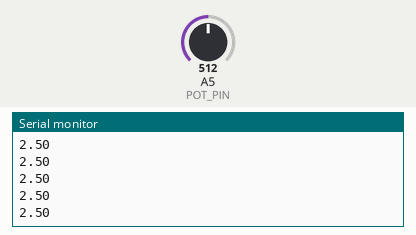
Recording of a sketch running on a simulated Arduino Uno, built with avr-gcc and run on an emulated ATmega328P. On the bench: the last lines printed to the serial monitor. The test bench sets the inputs (shaded band); at power-on: A5 (POT_PIN) = 512.

Above: at 1.2 s.
1.3 s: A5 (POT_PIN) set to 716
At 2.3 s:
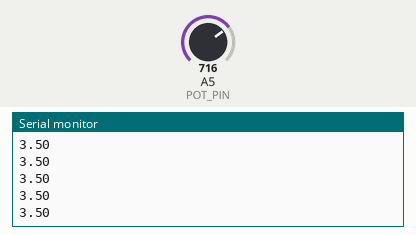
2.8 s: A5 (POT_PIN) set to 900
At 3.5 s:
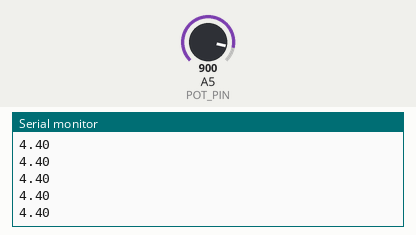
Timing chart, 0 to 5.8 s (numbered marks = the images above; inputs shaded):
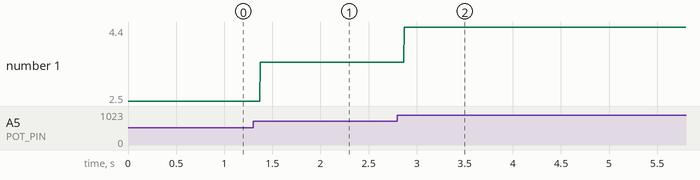

The sketch:

send-voltage-via-serial.ino
```cpp
const int POT_PIN = 5;
const float MAX_VCC = 5.0;
const float MAX_POT_VALUE = 1023.0;
float voltage = 0.0;

void setup() {
  Serial.begin(9600);
}

void loop() {
  voltage = MAX_VCC * (analogRead(POT_PIN) / MAX_POT_VALUE);
  Serial.println(voltage);
}
```

Measured:
- after the input at 1.3 s, the serial monitor: prints a new line after 0.07 s (image 1)
- after the input at 2.8 s, the serial monitor: prints a new line after 0.07 s (image 2)
- plotted number 1: 2.5 → 3.5 after the input at 1.3 s, 3.5 → 4.4 after the input at 2.8 s
